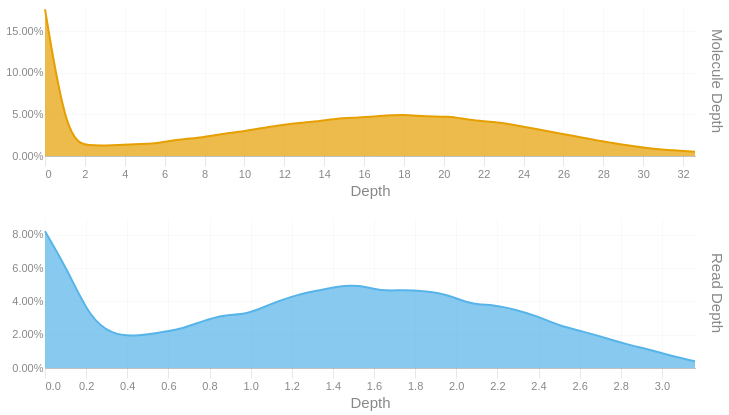

The notebook cell saved with this chart:
### Code cell
readdep = depth_hist(tb['Read Depth'], q99, 3)
readdep = readdep.with_columns(pl.lit('Read Depth').alias('Metric'))
if not SKIPLR:
    moldep = depth_hist(tb['Molecule Depth'], mol_q99, 1)
    moldep = moldep.with_columns(pl.lit('Molecule Depth').alias('Metric'))
    _hist = pl.concat([readdep, moldep])
    _hist = _hist.filter(pl.col('Proportion') != 0)
    with SafeRender(_hist):
        (
            alt.Chart(_hist)        
            .mark_area(interpolate = "basis")
            .encode(
                x=alt.X('Bin:Q').scale(domainMin=0).axis(alt.Axis(title='Depth')),
                y = alt.Y('Proportion:Q', title = None).axis(format = '.2%'),
                color = alt.Color('Metric:N').legend(None),
                row = alt.Row("Metric:N").header(title = None, labelOrient = 'right'),
                tooltip = [
                    alt.Tooltip("Metric:N", title = "Metric"),
                    alt.Tooltip('Interval:N', title = "Depth Interval"),
                    alt.Tooltip('Proportion:Q', title = "% Alignments").format('.2%')
                ]
            )
            .resolve_scale(x='independent', y='independent')
            .properties(
                height = 150, width = 650,
                usermeta={'embedOptions': {'downloadFileName': f'{samplename}.depth.hist'}}
            )
        ).display()
else:
    readdep = readdep.filter(pl.col('Proportion') != 0)
    with SafeRender(readdep):
        (
            alt.Chart(readdep)        
            .mark_area(interpolate = "basis")
            .encode(
                x=alt.X('Bin:Q').scale(domainMin=0).axis(alt.Axis(title='Depth')),
                y = alt.Y('Proportion:Q', title = None).axis(format = '.2%'),
                tooltip = [
                    alt.Tooltip('Interval:N', title = "Depth Interval"),
                    alt.Tooltip('Proportion:Q', title = "% Alignments").format('.2%')
                ]
            )
            .properties(
                usermeta={'embedOptions': {'downloadFileName': f'{samplename}.depth.hist'}}
            )
        ).display()

### Figure 1 — Vega-Lite specification as saved in the notebook (floating-point values rounded to 4 significant figures)
{"width": 650, "height": 150, "config": {"title": {"anchor": "start", "dy": -15, "fontSize": 18, "color": "#888888", "subtitleColor": "#888888", "subtitleFontSize": 14}, "arc": {"fill": "#0072B2"}, "axis": {"domainColor": "#888888", "domainWidth": 0.5, "gridWidth": 0.2, "grid": false, "titleFontWeight": 400, "titleFontSize": 15, "labelFontSize": 11, "labelColor": "#888888", "tickColor": "#888888", "tickWidth": 0.2, "titleColor": "#888888"}, "axisBand": {"grid": false}, "axisX": {"grid": true, "tickSize": 10, "domainCap": "round"}, "axisY": {"domain": false, "grid": true, "tickSize": 0, "domainCap": "round"}, "background": "transparent", "header": {"labelFontSize": 15, "labelColor": "#888888", "titleFontSize": 15, "titleFontWeight": 600, "titleColor": "#888888"}, "legend": {"labelFont": "sans-serif", "labelFontSize": 12, "labelColor": "#888888", "symbolSize": 100, "symbolType": "circle", "titleFontSize": 12, "titlePadding": 10, "titleColor": "#888888", "title": null}, "range": {"category": ["#E69F00", "#56B4E9", "#009E73", "#F0E442", "#0072B2", "#D55E00", "#CC79A7", "#000000"], "diverging": ["#cfe8f3", "#a2d4ec", "#73bfe2", "#46abdb", "#1696d2", "#12719e"]}, "area": {"fill": "#0072B2", "fillOpacity": 0.7, "line": true, "strokeOpacity": 0.7}, "line": {"color": "#0072B2", "stroke": "#0072B2", "strokeWidth": 2}, "trail": {"color": "#0072B2", "stroke": "#0072B2", "strokeWidth": 0, "size": 1}, "point": {"filled": true, "fillOpacity": 1.0, "size": 95}, "text": {"color": "#888888", "fontSize": 11, "align": "right", "fontWeight": 400, "size": 11}, "bar": {"fill": "#0072B2", "stroke": null}, "view": {"stroke": null, "continuousWidth": 660, "continuousHeight": 400}}, "data": {"name": "data-57846866aa8795d510cbfc6ec03ed71b"}, "mark": {"type": "area", "interpolate": "basis"}, "encoding": {"color": {"field": "Metric", "legend": null, "type": "nominal"}, "row": {"field": "Metric", "header": {"title": null, "labelOrient": "right"}, "type": "nominal"}, "tooltip": [{"field": "Metric", "title": "Metric", "type": "nominal"}, {"field": "Interval", "title": "Depth Interval", "type": "nominal"}, {"field": "Proportion", "format": ".2%", "title": "% Alignments", "type": "quantitative"}], "x": {"axis": {"title": "Depth"}, "field": "Bin", "scale": {"domainMin": 0}, "type": "quantitative"}, "y": {"axis": {"format": ".2%"}, "field": "Proportion", "title": null, "type": "quantitative"}}, "resolve": {"scale": {"x": "independent", "y": "independent"}}, "usermeta": {"embedOptions": {"downloadFileName": "TF26LRJL0069_50B_H_10484332_23Y22YLT4_L7.depth.hist"}}, "$schema": "https://vega.github.io/schema/vega-lite/v6.4.1.json", "datasets": {"data-57846866aa8795d510cbfc6ec03ed71b": [{"Bin": 0.0, "Interval": "0.0-0.109", "Proportion": 0.082, "Metric": "Read Depth"}, {"Bin": 0.109, "Interval": "0.109-0.218", "Proportion": 0.059, "Metric": "Read Depth"}, {"Bin": 0.218, "Interval": "0.218-0.327", "Proportion": 0.03, "Metric": "Read Depth"}, {"Bin": 0.327, "Interval": "0.327-0.436", "Proportion": 0.02, "Metric": "Read Depth"}, {"Bin": 0.436, "Interval": "0.436-0.545", "Proportion": 0.019, "Metric": "Read Depth"}, {"Bin": 0.545, "Interval": "0.545-0.654", "Proportion": 0.021, "Metric": "Read Depth"}, {"Bin": 0.654, "Interval": "0.654-0.763", "Proportion": 0.023, "Metric": "Read Depth"}, {"Bin": 0.763, "Interval": "0.763-0.872", "Proportion": 0.028, "Metric": "Read Depth"}, {"Bin": 0.872, "Interval": "0.872-0.981", "Proportion": 0.032, "Metric": "Read Depth"}, {"Bin": 0.981, "Interval": "0.981-1.09", "Proportion": 0.032, "Metric": "Read Depth"}, {"Bin": 1.09, "Interval": "1.09-1.199", "Proportion": 0.038, "Metric": "Read Depth"}, {"Bin": 1.199, "Interval": "1.199-1.308", "Proportion": 0.043, "Metric": "Read Depth"}, {"Bin": 1.308, "Interval": "1.308-1.417", "Proportion": 0.046, "Metric": "Read Depth"}, {"Bin": 1.417, "Interval": "1.417-1.526", "Proportion": 0.049, "Metric": "Read Depth"}, {"Bin": 1.526, "Interval": "1.526-1.635", "Proportion": 0.05, "Metric": "Read Depth"}, {"Bin": 1.635, "Interval": "1.635-1.744", "Proportion": 0.046, "Metric": "Read Depth"}, {"Bin": 1.744, "Interval": "1.744-1.853", "Proportion": 0.047, "Metric": "Read Depth"}, {"Bin": 1.853, "Interval": "1.853-1.962", "Proportion": 0.046, "Metric": "Read Depth"}, {"Bin": 1.962, "Interval": "1.962-2.071", "Proportion": 0.044, "Metric": "Read Depth"}, {"Bin": 2.071, "Interval": "2.071-2.18", "Proportion": 0.038, "Metric": "Read Depth"}, {"Bin": 2.18, "Interval": "2.18-2.289", "Proportion": 0.038, "Metric": "Read Depth"}, {"Bin": 2.289, "Interval": "2.289-2.398", "Proportion": 0.035, "Metric": "Read Depth"}, {"Bin": 2.398, "Interval": "2.398-2.507", "Proportion": 0.031, "Metric": "Read Depth"}, {"Bin": 2.507, "Interval": "2.507-2.616", "Proportion": 0.025, "Metric": "Read Depth"}, {"Bin": 2.616, "Interval": "2.616-2.725", "Proportion": 0.022, "Metric": "Read Depth"}, {"Bin": 2.725, "Interval": "2.725-2.834", "Proportion": 0.018, "Metric": "Read Depth"}, {"Bin": 2.834, "Interval": "2.834-2.943", "Proportion": 0.014, "Metric": "Read Depth"}, {"Bin": 2.943, "Interval": "2.943-3.052", "Proportion": 0.011, "Metric": "Read Depth"}, {"Bin": 3.052, "Interval": "3.052-3.161", "Proportion": 0.007, "Metric": "Read Depth"}, {"Bin": 3.161, "Interval": "3.161-3.27", "Proportion": 0.004, "Metric": "Read Depth"}, {"Bin": 0.0, "Interval": "0.0-1.1", "Proportion": 0.176, "Metric": "Molecule Depth"}, {"Bin": 1.1, "Interval": "1.1-2.2", "Proportion": 0.018, "Metric": "Molecule Depth"}, {"Bin": 2.2, "Interval": "2.2-3.4", "Proportion": 0.012, "Metric": "Molecule Depth"}, {"Bin": 3.4, "Interval": "3.4-4.5", "Proportion": 0.013, "Metric": "Molecule Depth"}, {"Bin": 4.5, "Interval": "4.5-5.6", "Proportion": 0.014, "Metric": "Molecule Depth"}, {"Bin": 5.6, "Interval": "5.6-6.7", "Proportion": 0.015, "Metric": "Molecule Depth"}, {"Bin": 6.7, "Interval": "6.7-7.9", "Proportion": 0.02, "Metric": "Molecule Depth"}, {"Bin": 7.9, "Interval": "7.9-9.0", "Proportion": 0.022, "Metric": "Molecule Depth"}, {"Bin": 9.0, "Interval": "9.0-10.1", "Proportion": 0.027, "Metric": "Molecule Depth"}, {"Bin": 10.1, "Interval": "10.1-11.2", "Proportion": 0.03, "Metric": "Molecule Depth"}, {"Bin": 11.2, "Interval": "11.2-12.4", "Proportion": 0.035, "Metric": "Molecule Depth"}, {"Bin": 12.4, "Interval": "12.4-13.5", "Proportion": 0.039, "Metric": "Molecule Depth"}, {"Bin": 13.5, "Interval": "13.5-14.6", "Proportion": 0.041, "Metric": "Molecule Depth"}, {"Bin": 14.6, "Interval": "14.6-15.7", "Proportion": 0.045, "Metric": "Molecule Depth"}, {"Bin": 15.7, "Interval": "15.7-16.8", "Proportion": 0.046, "Metric": "Molecule Depth"}, {"Bin": 16.8, "Interval": "16.8-18.0", "Proportion": 0.048, "Metric": "Molecule Depth"}, {"Bin": 18.0, "Interval": "18.0-19.1", "Proportion": 0.05, "Metric": "Molecule Depth"}, {"Bin": 19.1, "Interval": "19.1-20.2", "Proportion": 0.047, "Metric": "Molecule Depth"}, {"Bin": 20.2, "Interval": "20.2-21.3", "Proportion": 0.048, "Metric": "Molecule Depth"}, {"Bin": 21.3, "Interval": "21.3-22.5", "Proportion": 0.043, "Metric": "Molecule Depth"}, {"Bin": 22.5, "Interval": "22.5-23.6", "Proportion": 0.041, "Metric": "Molecule Depth"}, {"Bin": 23.6, "Interval": "23.6-24.7", "Proportion": 0.037, "Metric": "Molecule Depth"}, {"Bin": 24.7, "Interval": "24.7-25.8", "Proportion": 0.032, "Metric": "Molecule Depth"}, {"Bin": 25.8, "Interval": "25.8-27.0", "Proportion": 0.027, "Metric": "Molecule Depth"}, {"Bin": 27.0, "Interval": "27.0-28.1", "Proportion": 0.022, "Metric": "Molecule Depth"}, {"Bin": 28.1, "Interval": "28.1-29.2", "Proportion": 0.017, "Metric": "Molecule Depth"}, {"Bin": 29.2, "Interval": "29.2-30.3", "Proportion": 0.013, "Metric": "Molecule Depth"}, {"Bin": 30.3, "Interval": "30.3-31.4", "Proportion": 0.009, "Metric": "Molecule Depth"}, {"Bin": 31.4, "Interval": "31.4-32.6", "Proportion": 0.007, "Metric": "Molecule Depth"}, {"Bin": 32.6, "Interval": "32.6-33.69", "Proportion": 0.005, "Metric": "Molecule Depth"}]}}
